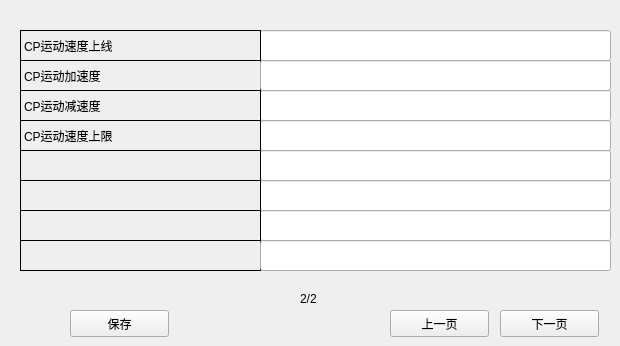
      <widget class="QWidget" name="page_25">
       <widget class="QLineEdit" name="lineEdit_156">
        <property name="geometry">
         <rect>
          <x>260</x>
          <y>180</y>
          <width>351</width>
          <height>31</height>
         </rect>
        </property>
       </widget>
       <widget class="QLineEdit" name="lineEdit_157">
        <property name="geometry">
         <rect>
          <x>260</x>
          <y>90</y>
          <width>351</width>
          <height>31</height>
         </rect>
        </property>
       </widget>
       <widget class="QPushButton" name="pushButton_61">
        <property name="geometry">
         <rect>
          <x>500</x>
          <y>310</y>
          <width>99</width>
          <height>27</height>
         </rect>
        </property>
        <property name="text">
         <string>下一页</string>
        </property>
       </widget>
       <widget class="QPushButton" name="pushButton_63">
        <property name="geometry">
         <rect>
          <x>70</x>
          <y>310</y>
          <width>99</width>
          <height>27</height>
         </rect>
        </property>
        <property name="text">
         <string>保存</string>
        </property>
       </widget>
       <widget class="QPushButton" name="pushButton_64">
        <property name="geometry">
         <rect>
          <x>390</x>
          <y>310</y>
          <width>99</width>
          <height>27</height>
         </rect>
        </property>
        <property name="text">
         <string>上一页</string>
        </property>
       </widget>
       <widget class="QLineEdit" name="lineEdit_158">
        <property name="geometry">
         <rect>
          <x>260</x>
          <y>150</y>
          <width>351</width>
          <height>31</height>
         </rect>
        </property>
       </widget>
       <widget class="QLineEdit" name="lineEdit_159">
        <property name="geometry">
         <rect>
          <x>260</x>
          <y>30</y>
          <width>351</width>
          <height>31</height>
         </rect>
        </property>
       </widget>
       <widget class="QLabel" name="label_201">
        <property name="geometry">
         <rect>
          <x>300</x>
          <y>290</y>
          <width>31</width>
          <height>17</height>
         </rect>
        </property>
        <property name="text">
         <string>2/2</string>
        </property>
       </widget>
       <widget class="QLabel" name="label_202">
        <property name="geometry">
         <rect>
          <x>20</x>
          <y>240</y>
          <width>241</width>
          <height>31</height>
         </rect>
        </property>
        <property name="frameShape">
         <enum>QFrame::Panel</enum>
        </property>
        <property name="text">
         <string/>
        </property>
       </widget>
       <widget class="QLineEdit" name="lineEdit_160">
        <property name="geometry">
         <rect>
          <x>260</x>
          <y>240</y>
          <width>351</width>
          <height>31</height>
         </rect>
        </property>
       </widget>
       <widget class="QLabel" name="label_203">
        <property name="geometry">
         <rect>
          <x>20</x>
          <y>150</y>
          <width>241</width>
          <height>31</height>
         </rect>
        </property>
        <property name="frameShape">
         <enum>QFrame::Panel</enum>
        </property>
        <property name="text">
         <string/>
        </property>
       </widget>
       <widget class="QLabel" name="label_204">
        <property name="geometry">
         <rect>
          <x>20</x>
          <y>90</y>
          <width>241</width>
          <height>31</height>
         </rect>
        </property>
        <property name="frameShape">
         <enum>QFrame::Panel</enum>
        </property>
        <property name="text">
         <string>CP运动减速度</string>
        </property>
       </widget>
       <widget class="QLineEdit" name="lineEdit_161">
        <property name="geometry">
         <rect>
          <x>260</x>
          <y>120</y>
          <width>351</width>
          <height>31</height>
         </rect>
        </property>
       </widget>
       <widget class="QLabel" name="label_205">
        <property name="geometry">
         <rect>
          <x>20</x>
          <y>120</y>
          <width>241</width>
          <height>31</height>
         </rect>
        </property>
        <property name="frameShape">
         <enum>QFrame::Panel</enum>
        </property>
        <property name="text">
         <string>CP运动速度上限</string>
        </property>
       </widget>
       <widget class="QLabel" name="label_206">
        <property name="geometry">
         <rect>
          <x>20</x>
          <y>60</y>
          <width>241</width>
          <height>31</height>
         </rect>
        </property>
        <property name="frameShape">
         <enum>QFrame::Panel</enum>
        </property>
        <property name="text">
         <string>CP运动加速度</string>
        </property>
       </widget>
       <widget class="QLineEdit" name="lineEdit_162">
        <property name="geometry">
         <rect>
          <x>260</x>
          <y>210</y>
          <width>351</width>
          <height>31</height>
         </rect>
        </property>
       </widget>
       <widget class="QLineEdit" name="lineEdit_163">
        <property name="geometry">
         <rect>
          <x>260</x>
          <y>60</y>
          <width>351</width>
          <height>31</height>
         </rect>
        </property>
       </widget>
       <widget class="QLabel" name="label_207">
        <property name="geometry">
         <rect>
          <x>20</x>
          <y>30</y>
          <width>241</width>
          <height>31</height>
         </rect>
        </property>
        <property name="frameShape">
         <enum>QFrame::Panel</enum>
        </property>
        <property name="text">
         <string>CP运动速度上线</string>
        </property>
       </widget>
       <widget class="QLabel" name="label_208">
        <property name="geometry">
         <rect>
          <x>20</x>
          <y>180</y>
          <width>241</width>
          <height>31</height>
         </rect>
        </property>
        <property name="frameShape">
         <enum>QFrame::Panel</enum>
        </property>
        <property name="text">
         <string/>
        </property>
       </widget>
       <widget class="QLabel" name="label_209">
        <property name="geometry">
         <rect>
          <x>20</x>
          <y>210</y>
          <width>241</width>
          <height>31</height>
         </rect>
        </property>
        <property name="frameShape">
         <enum>QFrame::Panel</enum>
        </property>
        <property name="text">
         <string/>
        </property>
       </widget>
      </widget>
